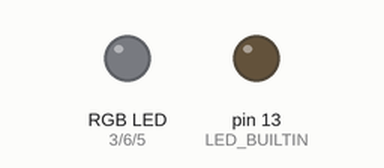
Simulated run of this sketch. Board: Arduino Uno, built with avr-gcc and run on an emulated ATmega328P. Shown: an RGB LED mixed from three pins (HIGH = lit), output pins drawn as LEDs (lit = HIGH). Dim RGB values are drawn brighter than linear; what the sketch prints to the serial monitor is not drawn.

Above: at 0.05 s.
At 1.7 s:
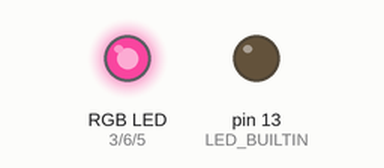
At 3.4 s:
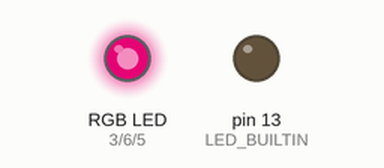
Timing chart, 0 to 7.9 s (numbered marks = the images above):
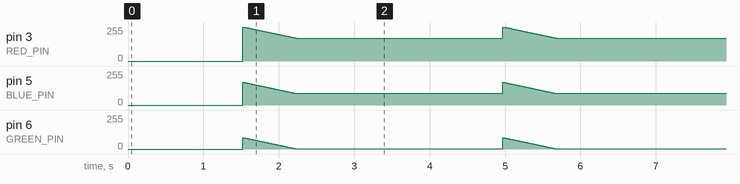

The sketch:

RGBBlend.ino
```cpp
int red = 0;
int blue = 85;
int green = 170;
int red_add = 1;
int blue_add = 1;
int green_add = 1;

void setup()

{
  // initialize digital pin LED_BUILTIN as an output.
  Serial.begin(9600);
  #define RED_PIN 3
  #define BLUE_PIN 5
  #define GREEN_PIN 6
  pinMode(LED_BUILTIN, OUTPUT);
  pinMode(RED_PIN, OUTPUT);
  pinMode(BLUE_PIN, OUTPUT);
  pinMode(GREEN_PIN, OUTPUT);

}

void loop ()
 {
  if (red>=255){
    red_add=-1;}
  if (red<=0){
    red_add=1;}
  if (blue>=255){
    blue_add=-1;}
  if (blue<=0){
     blue_add=1;}
  if (green>=255){
    green_add=-1;}
  if (green<=0){
    green_add=1;}
  Serial.print(red_add);
  Serial.print(blue_add);
  Serial.println(green_add);
  LED(RED_PIN,red);
  LED(BLUE_PIN,blue);
  LED(GREEN_PIN,green);
  red=red+red_add;
  blue=blue+blue_add;
  green=green+green_add;

 }


  //LED(GREEN_PIN);
  //LED(BLUE_PIN);
 // }


int LED(int Pin, int Intensity)
{
  //digitalWrite(LED_BUILTIN, HIGH);   // turn the LED on (HIGH is the voltage level)
  analogWrite(Pin, Intensity);
//  delay();                       // wait for a second
  //digitalWrite(LED_BUILTIN, LOW);    // turn the LED off by making the voltage LOW
  //digitalWrite(RED_PIN, Red_Intensity);
  //delay(.1);                       // wait for a second
}
```

Measured:
- by itself, pin 5 (BLUE_PIN): ramps from 171/255 to 87/255 and jumps back, once every 3.4 s
- by itself, pin 6 (GREEN_PIN): ramps from 86/255 to 2/255 and jumps back, once every 3.4 s
